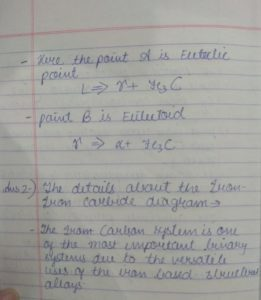
#> input picture smallTest/image.jpg, 261 x 300 px
$ python demo_clahe.py
#> lines starting #> are read from the running program, lines starting #| are printed output that depends on the picture; after the words box and inside, x2 and y2 are one past the last pixel; in counts of white or black regions, pixels touching at a corner belong together
### smallTest/cv3.py
import cv2


def imshow(image):
    cv2.imshow('tmp', image)

    # waits for user to press any key
    # (this is necessary to avoid Python kernel form crashing)
    cv2.waitKey(0)
    cv2.destroyAllWindows()

### smallTest/demo_clahe.py
import cv2
import numpy as np

# Reading the image from the present directory
from smallTest.cv3 import imshow

image = cv2.imread("image.jpg")
#> image is the input picture: shape (300, 261, 3); mean B, G, R 157.3, 160.5, 160.7
# Resizing the image for compatibility
image = cv2.resize(image, (500, 600))
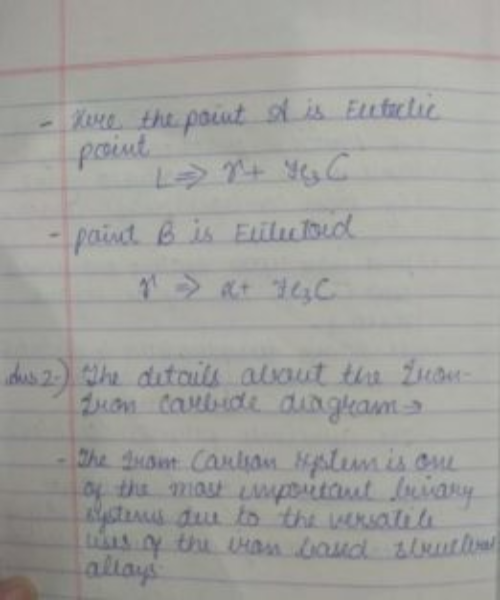
#> image: shape (600, 500, 3); mean B, G, R 157.2, 160.5, 160.6

# The initial processing of the image
image = cv2.medianBlur(image, 3)
image_bw = cv2.cvtColor(image, cv2.COLOR_BGR2GRAY)

# The declaration of CLAHE
# clipLimit -> Threshold for contrast limiting
clahe = cv2.createCLAHE(clipLimit=5)
final_img = clahe.apply(image_bw) + 30
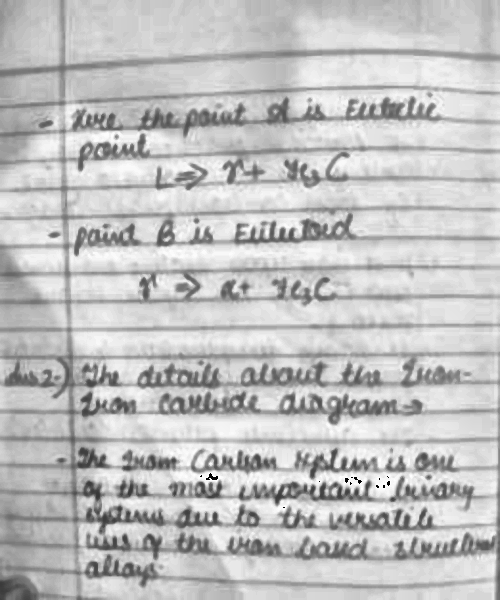
#> final_img: shape (600, 500); min 0, max 255, mean 192.7

# Ordinary thresholding the same image
_, ordinary_img = cv2.threshold(image_bw, 155, 255, cv2.THRESH_BINARY)
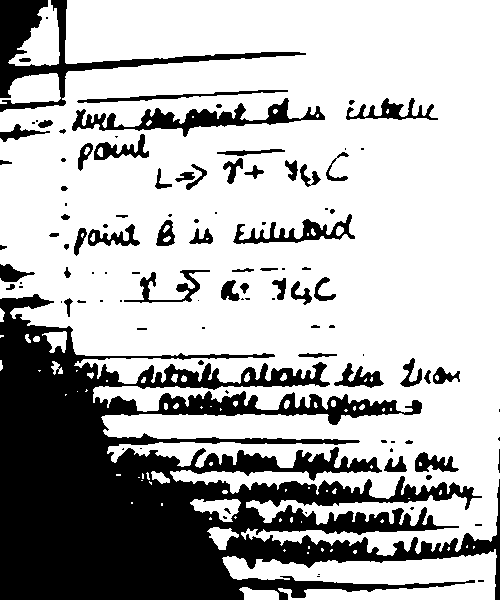
#> ordinary_img: shape (600, 500); 70.5% white; 108 black regions (48 under 20 px), largest, box (x1, y1, x2, y2) and area: (0, 294, 500, 600) 68918, (0, 0, 306, 112) 5336, (72, 98, 325, 137) 2785

# [5 lines of commented-out code are left out]
imshow(final_img)
